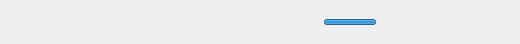
<?xml version="1.0" encoding="UTF-8"?>
<ui version="4.0">
 <class>OtpItem</class>
 <widget class="QWidget" name="OtpItem">
  <property name="geometry">
   <rect>
    <x>0</x>
    <y>0</y>
    <width>520</width>
    <height>44</height>
   </rect>
  </property>
  <property name="sizePolicy">
   <sizepolicy hsizetype="Preferred" vsizetype="Fixed">
    <horstretch>0</horstretch>
    <verstretch>0</verstretch>
   </sizepolicy>
  </property>
  <property name="windowTitle">
   <string notr="true"/>
  </property>
  <layout class="QHBoxLayout" name="layout_row">
   <property name="leftMargin">
    <number>6</number>
   </property>
   <property name="topMargin">
    <number>4</number>
   </property>
   <property name="rightMargin">
    <number>6</number>
   </property>
   <property name="bottomMargin">
    <number>4</number>
   </property>
   <item>
    <widget class="QLabel" name="name">
     <property name="sizePolicy">
      <sizepolicy hsizetype="Expanding" vsizetype="Preferred">
       <horstretch>1</horstretch>
       <verstretch>0</verstretch>
      </sizepolicy>
     </property>
     <property name="text">
      <string notr="true"/>
     </property>
    </widget>
   </item>
   <item>
    <widget class="QLabel" name="code">
     <property name="minimumSize">
      <size>
       <width>150</width>
       <height>0</height>
      </size>
     </property>
     <property name="styleSheet">
      <string notr="true">font-family: monospace; font-size: 14pt; letter-spacing: 2px;</string>
     </property>
     <property name="text">
      <string notr="true"/>
     </property>
     <property name="alignment">
      <set>Qt::AlignmentFlag::AlignRight|Qt::AlignmentFlag::AlignVCenter</set>
     </property>
     <property name="textInteractionFlags">
      <set>Qt::TextInteractionFlag::NoTextInteraction</set>
     </property>
    </widget>
   </item>
   <item>
    <widget class="QProgressBar" name="timer_bar">
     <property name="minimumSize">
      <size>
       <width>52</width>
       <height>6</height>
      </size>
     </property>
     <property name="maximumSize">
      <size>
       <width>52</width>
       <height>6</height>
      </size>
     </property>
     <property name="maximum">
      <number>1000</number>
     </property>
     <property name="value">
      <number>1000</number>
     </property>
     <property name="textVisible">
      <bool>false</bool>
     </property>
    </widget>
   </item>
   <item>
    <widget class="QLabel" name="timer_text">
     <property name="minimumSize">
      <size>
       <width>30</width>
       <height>0</height>
      </size>
     </property>
     <property name="text">
      <string notr="true"/>
     </property>
     <property name="alignment">
      <set>Qt::AlignmentFlag::AlignRight|Qt::AlignmentFlag::AlignVCenter</set>
     </property>
    </widget>
   </item>
   <item>
    <widget class="QWidget" name="actions" native="true">
     <property name="minimumSize">
      <size>
       <width>96</width>
       <height>0</height>
      </size>
     </property>
     <property name="maximumSize">
      <size>
       <width>96</width>
       <height>16777215</height>
      </size>
     </property>
     <layout class="QHBoxLayout" name="layout_actions">
      <property name="spacing">
       <number>2</number>
      </property>
      <property name="leftMargin">
       <number>0</number>
      </property>
      <property name="topMargin">
       <number>0</number>
      </property>
      <property name="rightMargin">
       <number>0</number>
      </property>
      <property name="bottomMargin">
       <number>0</number>
      </property>
      <item>
       <widget class="QToolButton" name="edit">
        <property name="toolTip">
         <string>Edit</string>
        </property>
        <property name="icon">
         <iconset resource="../../../res/Throne.qrc">
          <normaloff>:/icon/material/pencil-outline.png</normaloff>:/icon/material/pencil-outline.png</iconset>
        </property>
        <property name="autoRaise">
         <bool>true</bool>
        </property>
       </widget>
      </item>
      <item>
       <widget class="QToolButton" name="share">
        <property name="toolTip">
         <string>Export</string>
        </property>
        <property name="icon">
         <iconset resource="../../../res/Throne.qrc">
          <normaloff>:/icon/material/qrcode.png</normaloff>:/icon/material/qrcode.png</iconset>
        </property>
        <property name="autoRaise">
         <bool>true</bool>
        </property>
       </widget>
      </item>
      <item>
       <widget class="QToolButton" name="remove">
        <property name="toolTip">
         <string>Delete</string>
        </property>
        <property name="icon">
         <iconset resource="../../../res/Throne.qrc">
          <normaloff>:/icon/material/delete.png</normaloff>:/icon/material/delete.png</iconset>
        </property>
        <property name="autoRaise">
         <bool>true</bool>
        </property>
       </widget>
      </item>
     </layout>
    </widget>
   </item>
  </layout>
 </widget>
 <resources>
  <include location="../../../res/Throne.qrc"/>
 </resources>
 <connections/>
</ui>
